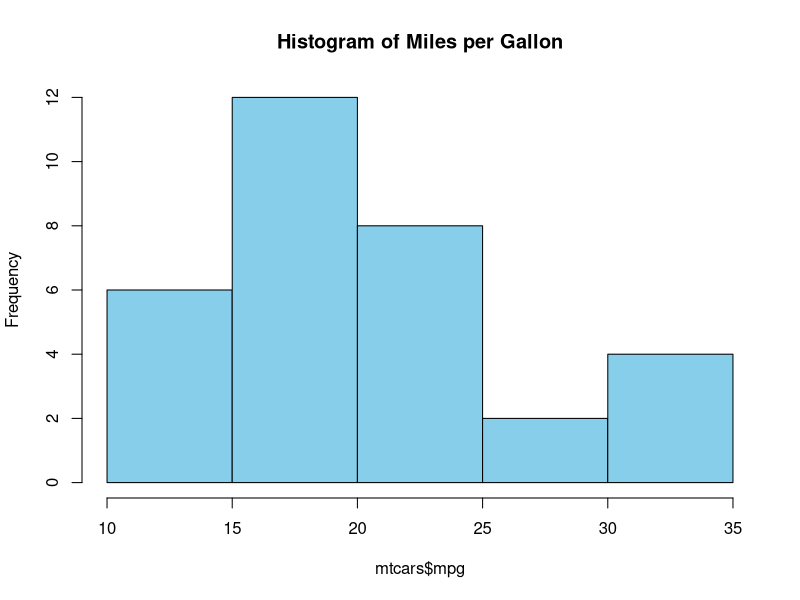
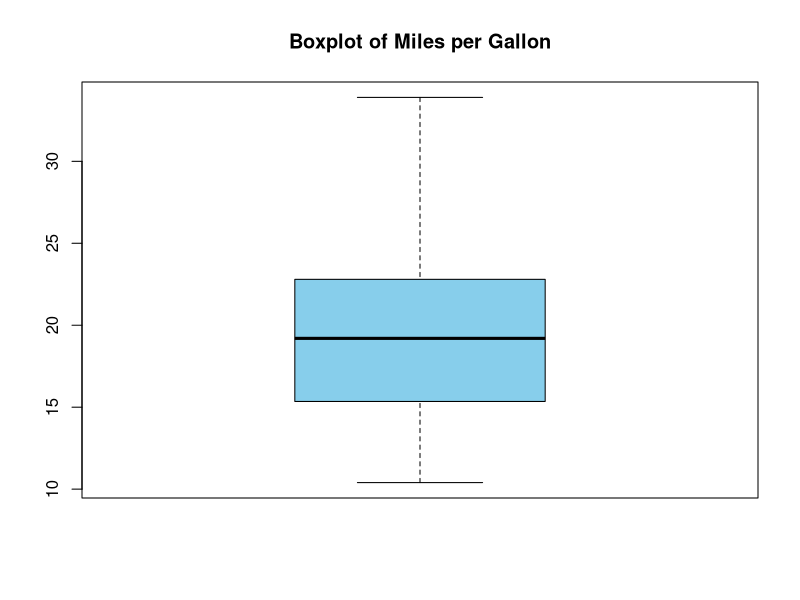
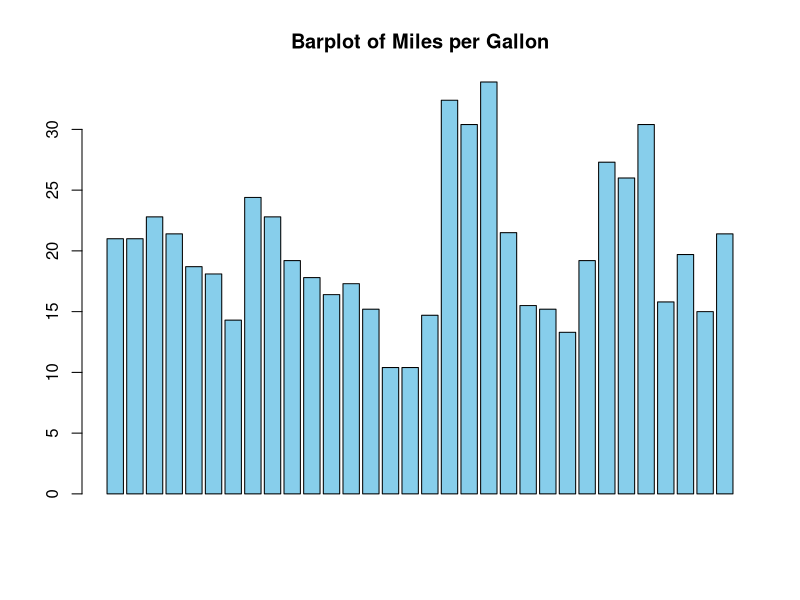

R code for these plots, in order:
summary(mtcars)
mean(mtcars$mpg)
sd(mtcars$mpg)
max(mtcars$mpg)

# Histogram
hist(mtcars$mpg,
     main = "Histogram of Miles per Gallon",
     col = "skyblue")

# Try add in master
boxplot(mtcars$mpg,
        main = "Boxplot of Miles per Gallon",
        col = "skyblue")

# Try add in branch-baru
barplot(mtcars$mpg,
        main = "Barplot of Miles per Gallon",
        col = "skyblue")
